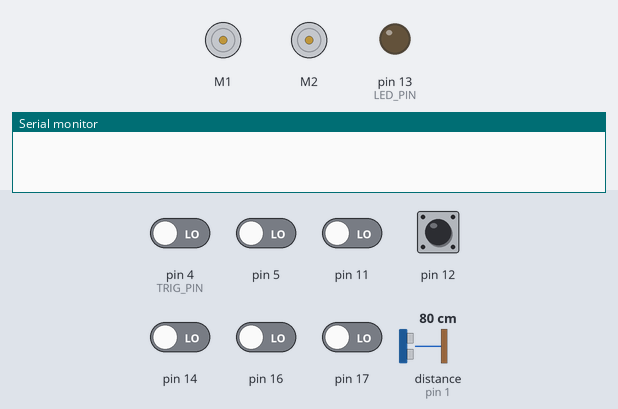
Recording of a sketch running on a simulated Arduino Uno, built with avr-gcc and run on an emulated ATmega328P. Parts: 2 × DC motor (green arrow = forward, orange = backward, longer = faster), output pins drawn as LEDs (lit = HIGH), the last lines printed to the serial monitor. Dashed ring = blinking. The test bench sets the inputs (shaded band); at power-on: pin 12 HIGH, pin 4 (TRIG_PIN), pin 5, pin 11, pin 14, pin 16, pin 17 LOW, distance to the obstacle (sensor on pin 1) 80 cm. The echo pulse lasts 58.3 µs per cm.

Above: at 0.8 s.
0.9 s: pin 12 pulled LOW for 0.15 s
At 1.26 s:
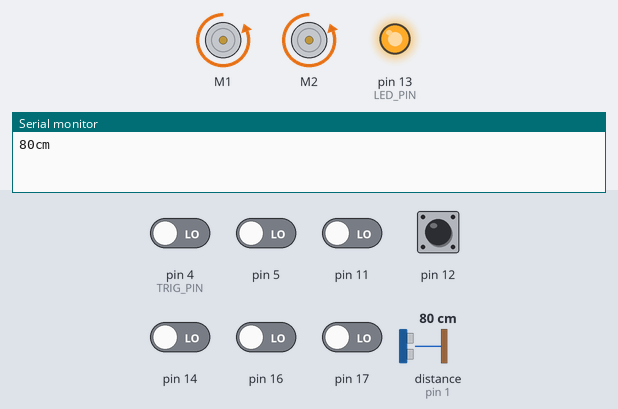
3.9 s: pin 4 (TRIG_PIN) driven HIGH and pin 5 driven HIGH
At 5.9 s:
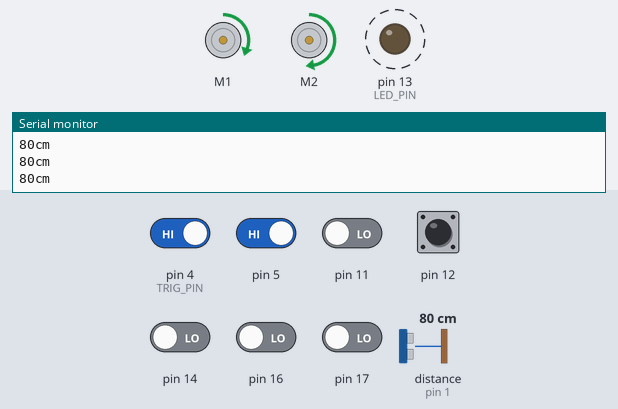
6.2 s: distance to the obstacle (sensor on pin 1) set to 11 cm
At 6.8 s:
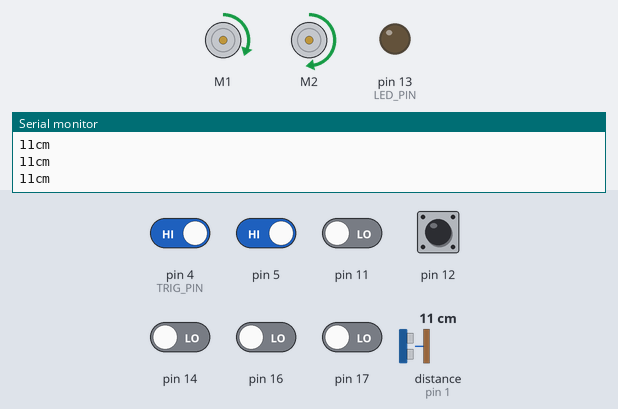
7.7 s: distance to the obstacle (sensor on pin 1) set to 8 cm
At 8.5 s:
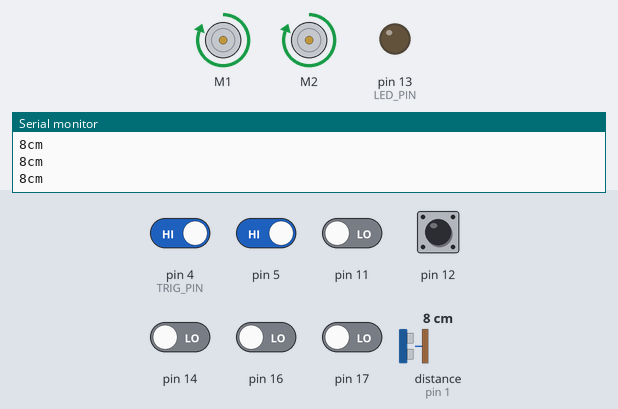
9.3 s: pin 4 (TRIG_PIN) driven LOW
At 9.99 s:
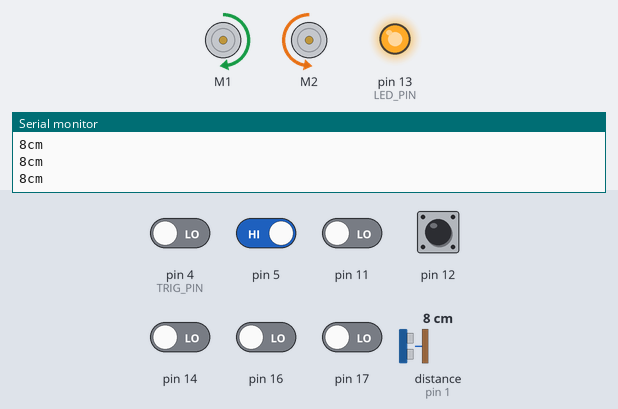
12.3 s: pin 4 (TRIG_PIN) driven HIGH
At 13.6 s:
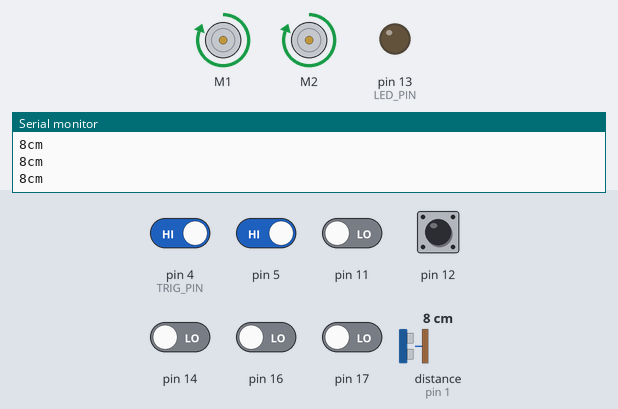
Timing chart, 0 to 15.3 s (numbered marks = the images above; inputs shaded):
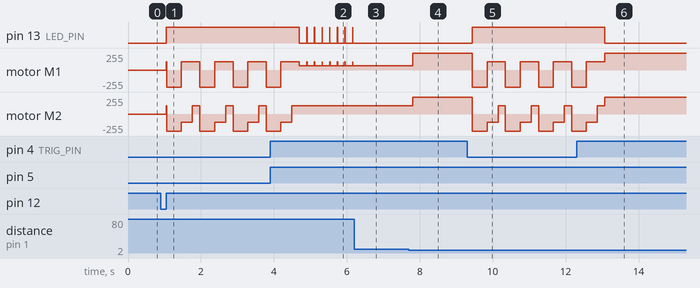

Measured:
- the behaviour switches between 10 and 9 cm on distance to the obstacle (sensor on pin 1) (found by bisection; images 3 and 4)
- after the input at 0.9 s, pin 13 (LED_PIN): LOW → HIGH after 0.15 s; motor M1: alternates backward 255/255 for 0.40 s and forward 127/255 for 0.51 s, starting after 0.15 s; motor M2: stopped → forward 127/255 after 0.15 s, then repeats every 0.91 s: backward 255/255 0.40 s, backward 127/255 0.30 s, forward 127/255 0.21 s
- after the input at 3.9 s, pin 13 (LED_PIN): alternates HIGH for 0.01 s and LOW for 0.20 s, starting after 0.80 s; motor M2: goes on until 4.5 s, then stays forward 127/255
- after the input at 6.2 s, pin 13 (LED_PIN): stops changing and stays LOW; motor M1: stops changing and stays forward 63/255
- after the input at 7.7 s, motor M1: forward 63/255 → forward 255/255 after 0.11 s; motor M2: forward 127/255 → forward 255/255 after 0.11 s
- after the input at 9.3 s, pin 13 (LED_PIN): LOW → HIGH after 0.14 s; motor M1: alternates backward 255/255 for 0.40 s and forward 127/255 for 0.51 s, starting after 0.15 s; motor M2: forward 255/255 → backward 255/255 after 0.15 s, then repeats every 0.91 s: backward 127/255 0.30 s, forward 127/255 0.20 s, backward 255/255 0.40 s
- after the input at 12.3 s, pin 13 (LED_PIN): HIGH → LOW after 0.77 s

The sketch:

zumorobotwithdistance_sensor.ino
```cpp
// Import libraries
#include <Wire.h>
#include <ZumoShield.h>
#include <ZumoMotors.h>
#include <Pushbutton.h>


// We don't touch that:
// this might need to be tuned for different lighting conditions, surfaces, etc.
#define QTR_THRESHOLD  1500 // microseconds

// Define pin to check if the void setup is working
#define LED_PIN 13

// Assign echo pin and trig pin for our ultrasonic sensor
const int TRIG_PIN = 4;
const int ECHO_PIN = 1;

// Define motor speed for each direction and mouvement
//these might need to be tuned for different motor types
#define REVERSE_SPEED     400 // 0 is stopped, 400 is full speed
#define TURN_SPEED        200
#define FORWARD_SPEED     200
#define REVERSE_DURATION  200 // ms
#define TURN_DURATION     300 // ms
#define FORWARD_DURATION  200 // ms


// Define number of line sensors
#define nbr_line_detectors 6
unsigned int sensor_values[nbr_line_detectors];


//Define buzzer, motors, activation button, and sensors
ZumoBuzzer buzzer;
ZumoMotors motors;
Pushbutton button(ZUMO_BUTTON); // pushbutton on pin 12
ZumoReflectanceSensorArray sensors(QTR_NO_EMITTER_PIN);
unsigned char currentIdx;


void setup()
{
  // Turn on LED 13 to check that the code is working
  pinMode(LED_PIN, HIGH);

  // Index for sound
    currentIdx = 0;


  // Initialize serial monitor for ultrasonic sensor
  Serial.begin(9600);

  // Will begin working once button 12 is pressed
  button.waitForButton();
}


void loop()
{

  // ULTRASONIC SENSOR

  long duration;
  long cm;

  digitalWrite(LED_PIN, HIGH);
  motors.setSpeeds(FORWARD_SPEED, FORWARD_SPEED);

  // The sensor is triggered by a HIGH pulse of 10 or more microseconds.
  // Give a short LOW pulse beforehand to ensure a clean HIGH pulse:
//  This part is for ultrasonic sensors calibration so we didn't touch anything
  pinMode(TRIG_PIN, OUTPUT);
  digitalWrite(TRIG_PIN, LOW);
  delayMicroseconds(2);
  digitalWrite(TRIG_PIN, HIGH);
  delayMicroseconds(10);
  digitalWrite(TRIG_PIN, LOW);

  // Read the signal from the sensor: a HIGH pulse whose
  // duration is the  (in microseconds) from the sending
  // of the ping to the reception of its echo off of an object.
  pinMode(ECHO_PIN, INPUT);
  duration = pulseIn(ECHO_PIN, HIGH);

  // convert the  into a distance
  cm = duration/ 29 / 2;

  Serial.print(cm);
  Serial.print("cm");
  Serial.println();


  //------------------------
  // LINE DETECTOR
    sensors.read(sensor_values);


  if (sensor_values[0] < QTR_THRESHOLD)
  {
    // if leftmost sensor detects line, reverse and turn to the right

    motors.setSpeeds(-REVERSE_SPEED, -REVERSE_SPEED);
    delay(2*REVERSE_DURATION);
    motors.setSpeeds(TURN_SPEED, -TURN_SPEED);
    delay(TURN_DURATION);
    motors.setSpeeds(FORWARD_SPEED, FORWARD_SPEED);
    delay(FORWARD_DURATION);
  }

  else if (sensor_values[0] && sensor_values[5] < QTR_THRESHOLD)
  {
    // if 2nd leftmost sensor detects line, reverse and turn to the right
    motors.setSpeeds(-REVERSE_SPEED, -REVERSE_SPEED);
    delay(2*REVERSE_DURATION);
    motors.setSpeeds(TURN_SPEED, -TURN_SPEED);
    delay(TURN_DURATION);
    motors.setSpeeds(FORWARD_SPEED, FORWARD_SPEED);
    delay(FORWARD_DURATION);
  }

  else if (sensor_values[5] < QTR_THRESHOLD)
  {
    // if rightmost sensor detects line, reverse and turn to the left
    motors.setSpeeds(-REVERSE_SPEED, -REVERSE_SPEED);
    delay(2*REVERSE_DURATION);
    motors.setSpeeds(-TURN_SPEED, TURN_SPEED);
    delay(TURN_DURATION);
    motors.setSpeeds(FORWARD_SPEED, FORWARD_SPEED);
    delay(FORWARD_DURATION);
  }
  else
  {
    if(cm < 10){      // accelerate
    digitalWrite(LED_PIN, LOW);

    // double speed
    motors.setSpeeds(FORWARD_SPEED*2, FORWARD_SPEED*2);
    delay(FORWARD_DURATION);
    }
    else
    {
      digitalWrite(LED_PIN, LOW);

      // turn to randomize direction
      motors.setSpeeds(FORWARD_SPEED*0.5, FORWARD_SPEED);

      delay(FORWARD_DURATION);
      }
  }


}
```
